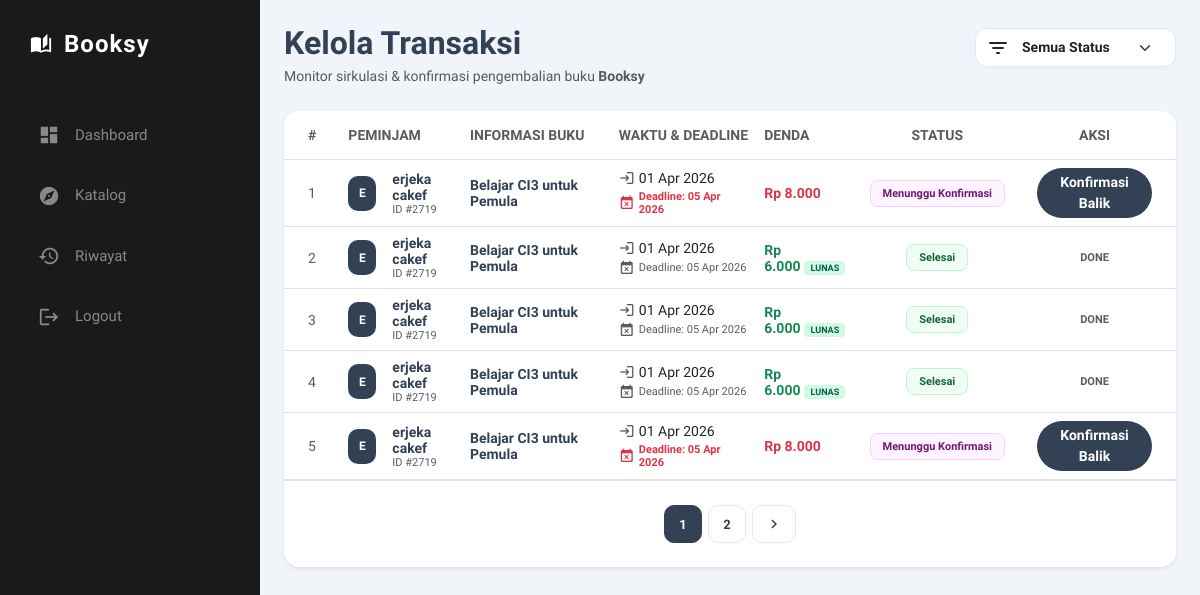
Before: /index.php/admin/transaksi with the older database file.
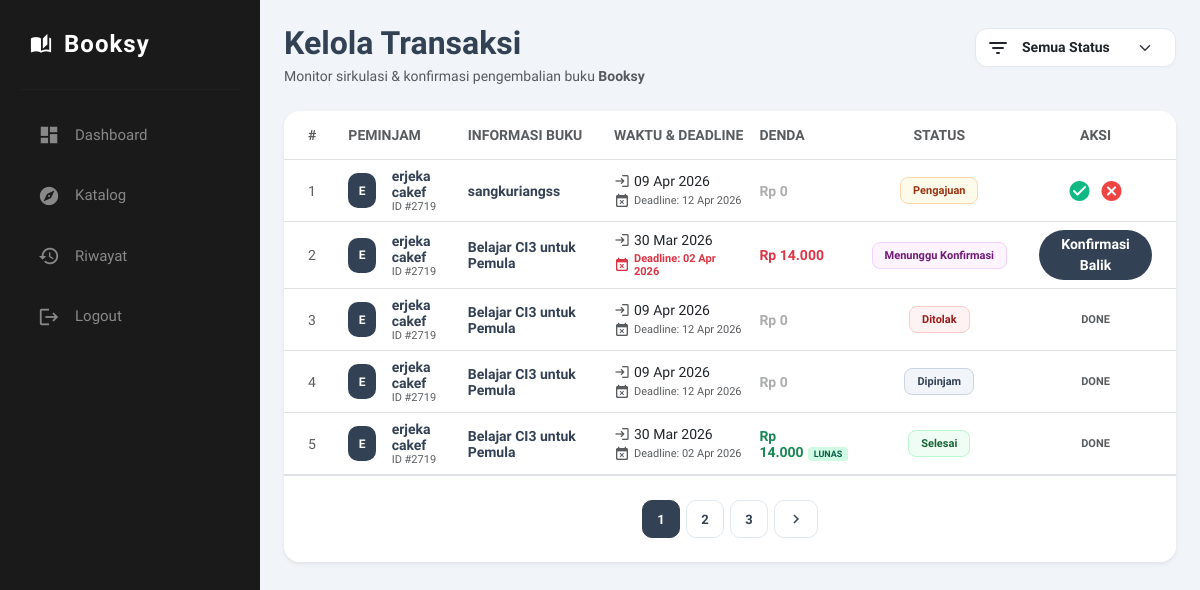
After: the same page with the newer database file.
### tables this page shows
CREATE TABLE `peminjaman` (
  `id_peminjaman` int(11) NOT NULL,
  `id_user` int(11) DEFAULT NULL,
  `id_buku` int(11) DEFAULT NULL,
  `tanggal_pinjam` date NOT NULL,
  `tanggal_kembali_real` date DEFAULT NULL,
  `tanggal_deadline` date DEFAULT NULL,
  `status` enum('menunggu','disetujui','ditolak','kembali','pending_kembali') DEFAULT 'menunggu',
  `denda` int(11) DEFAULT 0,
  `status_bayar` enum('belum','lunas') NOT NULL DEFAULT 'belum'
);

CREATE TABLE `users` (
  `id_user` int(11) NOT NULL,
  `username` varchar(50) NOT NULL,
  `password` varchar(255) NOT NULL,
  `nama_lengkap` varchar(100) NOT NULL,
  `alamat` text DEFAULT NULL,
  `role` enum('admin','siswa') DEFAULT 'siswa',
  `created_at` timestamp NOT NULL DEFAULT current_timestamp()
);

CREATE TABLE `buku` (
  `id_buku` int(11) NOT NULL,
  `id_kategori` int(11) DEFAULT NULL,
  `judul` varchar(255) NOT NULL,
  `penulis` varchar(100) DEFAULT NULL,
  `penerbit` varchar(100) DEFAULT NULL,
  `tahun_terbit` int(4) DEFAULT NULL,
  `stok` int(11) DEFAULT 0
);

### index.php (called while the page is built, shortened)
<?php
require_once BASEPATH . 'core/CodeIgniter.php';

### application/views/admin/v_transaksi.php (the view, shortened to what the changed rows need)
<link href="https://cdn.jsdelivr.net/npm/bootstrap@5.3.0/dist/css/bootstrap.min.css" rel="stylesheet">
<div class="main-content-wrapper">
    <div class="container-fluid p-4">
        <div class="row align-items-center mb-4">
            <div class="col-md-7">
                <h2 class="fw-bold text-dark-grey mb-1">Kelola Transaksi</h2>
            </div>
        </div>
        <div class="card border-0 shadow-sm rounded-4 overflow-hidden mb-4">
            <div class="table-responsive">
                <table class="table table-hover align-middle mb-0">
                    <thead class="bg-light-grey text-uppercase">
                        <tr>
                            <th class="px-4 py-3 text-muted fw-bold small" width="50">#</th>
                            <th class="py-3 text-muted fw-bold small">Peminjam</th>
                            <th class="py-3 text-muted fw-bold small">Informasi Buku</th>
                            <th class="py-3 text-muted fw-bold small">Waktu & Deadline</th>
                            <th class="py-3 text-muted fw-bold small">Denda</th>
                            <th class="py-3 text-muted fw-bold small text-center">Status</th>
                            <th class="py-3 text-muted fw-bold small text-center px-4">Aksi</th>
                        </tr>
                    </thead>
                    <tbody>
                        <?php if(!empty($transaksi)): ?>
                            <?php
                            $no = $this->uri->segment(3) ? $this->uri->segment(3) + 1 : 1;
                            foreach ($transaksi as $t): ?>
                            <tr>
                                <td class="px-4 text-muted small"><?= $no++; ?></td>
                                <td>
                                    <div class="d-flex align-items-center gap-3">
                                        <div class="avatar-circle">
                                            <?= strtoupper(substr($t->nama_lengkap, 0, 1)); ?>
                                        </div>
                                        <div>
                                            <div class="fw-bold text-dark-grey small"><?= $t->nama_lengkap; ?></div>
                                            <div class="text-muted extra-small">ID #<?= $t->id_user; ?></div>
                                        </div>
                                    </div>
                                </td>
                                <td>
                                    <div class="fw-semibold text-dark-grey small"><?= $t->judul; ?></div>
                                </td>
                                <td>
                                    <div class="date-stack">
                                        <div class="d-flex align-items-center gap-1 small fw-medium">
                                            <span class="material-icons-round fs-6 text-muted">login</span>
                                            <?= date('d M Y', strtotime($t->tanggal_pinjam)); ?>
                                        </div>
                                        <div class="d-flex align-items-center gap-1 extra-small mt-1 <?= (strtotime($t->tanggal_deadline) < time() && $t->status != 'kembali') ? 'text-danger fw-bold' : 'text-muted' ?>">
                                            <span class="material-icons-round fs-6">event_busy</span>
                                            Deadline: <?= date('d M Y', strtotime($t->tanggal_deadline)); ?>
                                        </div>
                                    </div>
                                </td>
                                <td>
                                    <?php if ($t->status == 'kembali'): ?>
                                        <div class="text-success fw-bold small">Rp <?= number_format($t->denda, 0, ',', '.') ?><span class="ms-1 badge-lunas">LUNAS</span></div>
                                    <?php else: ?>
                                        <div class="fw-bold small <?= ($t->denda > 0) ? 'text-danger' : 'text-muted opacity-50' ?>">
                                            Rp <?= number_format($t->denda, 0, ',', '.') ?>
                                        </div>
                                    <?php endif; ?>
                                </td>
                                <td class="text-center">
                                    <?php
                                    $status_map = [
                                        'menunggu' => ['label' => 'Pengajuan', 'class' => 'st-waiting'],
                                        'disetujui' => ['label' => 'Dipinjam', 'class' => 'st-active'],
                                        'pending_kembali' => ['label' => 'Menunggu Konfirmasi', 'class' => 'st-pending'],
                                        'kembali' => ['label' => 'Selesai', 'class' => 'st-success'],
                                        'ditolak' => ['label' => 'Ditolak', 'class' => 'st-danger'],
                                    ];
                                    $st = $status_map[$t->status] ?? ['label' => 'Unknown', 'class' => 'bg-secondary'];
                                    ?>
                                    <span class="badge-status <?= $st['class'] ?>"><?= $st['label'] ?></span>
                                </td>
                                <td class="px-4">
                                    <div class="d-flex gap-2 justify-content-center">
                                        <?php if ($t->status == 'menunggu'): ?>
                                            <a href="<?= base_url('admin/setuju_pinjam/'.$t->id_peminjaman.'/'.$t->id_buku); ?>" class="btn-action approve" title="Setujui">
                                                <span class="material-icons-round">check_circle</span>
                                            </a>
                                            <a href="<?= base_url('admin/tolak_pinjam/'.$t->id_peminjaman); ?>" class="btn-action reject" onclick="return confirm('Tolak pengajuan ini?')" title="Tolak">
                                                <span class="material-icons-round">cancel</span>
                                            </a>
                                        <?php elseif ($t->status == 'pending_kembali'): ?>
                                            <button class="btn btn-dark-grey btn-sm px-3 rounded-pill fw-bold btn-konfirmasi-new"
                                                    data-id="<?= $t->id_peminjaman ?>"
                                                    data-buku="<?= $t->id_buku ?>"
                                                    data-denda="<?= $t->denda ?>">
                                                Konfirmasi Balik
                                            </button>
                                        <?php else: ?>
                                            <span class="text-muted fw-bold extra-small">DONE</span>
                                        <?php endif; ?>
                                    </div>
                                </td>
                            </tr>
                            <?php endforeach; ?>
                        <?php endif; ?>
                    </tbody>
                </table>
            </div>
            <div class="pagination-container d-flex justify-content-center py-4 bg-white border-top">
                <?= $pagination ?? '' ?>
            </div>
        </div>
    </div>
</div>

Changed rows visible on the page:
no longer on this page (row edited): peminjaman: id_user.nama_lengkap "E", id_user.nama_lengkap "erjeka cakef", id_user "2719", id_buku.judul "Belajar CI3 untuk Pemula", tanggal_pinjam "01 Apr 2026", tanggal_deadline "05 Apr 2026", tanggal_deadline "8.000", status "Menunggu Konfirmasi"
no longer on this page (row edited): peminjaman: id_user.nama_lengkap "E", id_user.nama_lengkap "erjeka cakef", id_user "2719", id_buku.judul "Belajar CI3 untuk Pemula", tanggal_pinjam "01 Apr 2026", tanggal_deadline "05 Apr 2026", denda "6.000", status "Selesai", shows "DONE"
no longer on this page (row edited): peminjaman: id_user.nama_lengkap "E", id_user.nama_lengkap "erjeka cakef", id_user "2719", id_buku.judul "Belajar CI3 untuk Pemula", tanggal_pinjam "01 Apr 2026", tanggal_deadline "05 Apr 2026", denda "6.000", status "Selesai", shows "DONE"
no longer on this page (row edited): peminjaman: id_user.nama_lengkap "E", id_user.nama_lengkap "erjeka cakef", id_user "2719", id_buku.judul "Belajar CI3 untuk Pemula", tanggal_pinjam "01 Apr 2026", tanggal_deadline "05 Apr 2026", denda "6.000", status "Selesai", shows "DONE"
no longer on this page (row edited): peminjaman: id_user.nama_lengkap "E", id_user.nama_lengkap "erjeka cakef", id_user "2719", id_buku.judul "Belajar CI3 untuk Pemula", tanggal_pinjam "01 Apr 2026", tanggal_deadline "05 Apr 2026", tanggal_deadline "8.000", status "Menunggu Konfirmasi"
added peminjaman: id_user.nama_lengkap "E", id_user.nama_lengkap "erjeka cakef", id_user "2719", id_buku.judul "sangkuriangss", tanggal_pinjam "09 Apr 2026", tanggal_deadline "12 Apr 2026", denda "0", status "Pengajuan"
added peminjaman: id_user.nama_lengkap "E", id_user.nama_lengkap "erjeka cakef", id_user "2719", id_buku.judul "Belajar CI3 untuk Pemula", tanggal_pinjam "30 Mar 2026", tanggal_deadline "02 Apr 2026", tanggal_deadline "14.000", status "Menunggu Konfirmasi"
added peminjaman: id_user.nama_lengkap "E", id_user.nama_lengkap "erjeka cakef", id_user "2719", id_buku.judul "Belajar CI3 untuk Pemula", tanggal_pinjam "09 Apr 2026", tanggal_deadline "12 Apr 2026", denda "0", status "Ditolak", shows "DONE"
added peminjaman: id_user.nama_lengkap "E", id_user.nama_lengkap "erjeka cakef", id_user "2719", id_buku.judul "Belajar CI3 untuk Pemula", tanggal_pinjam "09 Apr 2026", tanggal_deadline "12 Apr 2026", denda "0", status "Dipinjam", shows "DONE"
added peminjaman: id_user.nama_lengkap "E", id_user.nama_lengkap "erjeka cakef", id_user "2719", id_buku.judul "Belajar CI3 untuk Pemula", tanggal_pinjam "30 Mar 2026", tanggal_deadline "02 Apr 2026", denda "14.000", status "Selesai", shows "DONE"
Other visible differences:
$pagination: "1 2" → "1 2 3"
